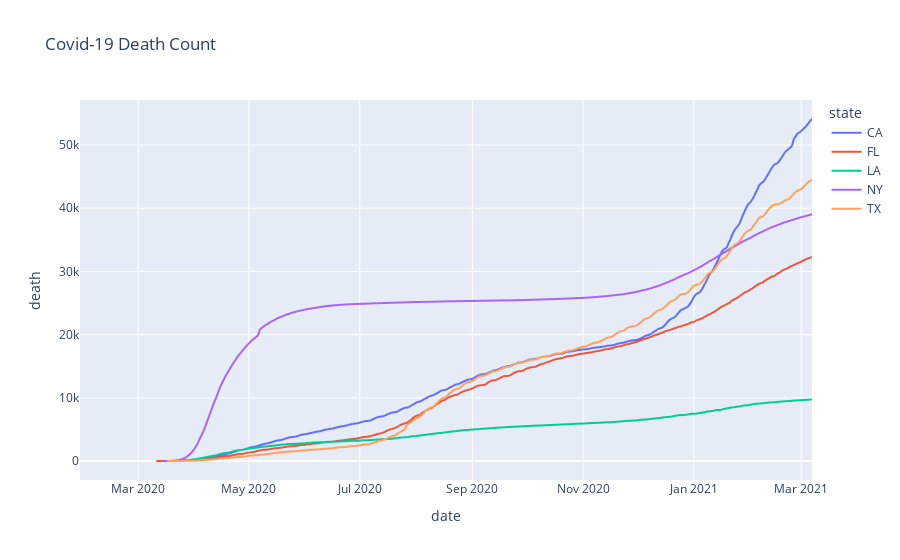

Notebook cell for this chart:
### Code cell
px.line(big_states_df, x="date", y="death", title="Covid-19 Death Count", color="state")

### Figure 1 — Plotly figure (JSON) as saved in the notebook; plotly's stock layout.template omitted (floating-point values rounded to 4 significant figures; data arrays with more than 128 entries replaced by an {"elided": "..."} marker saying what was removed)
{"data": [{"hovertemplate": "state=CA<br>date=%{x}<br>death=%{y}<extra></extra>", "legendgroup": "CA", "line": {"color": "#636efa", "dash": "solid"}, "marker": {"symbol": "circle"}, "mode": "lines", "name": "CA", "showlegend": true, "type": "scattergl", "x": {"elided": "369 str values"}, "xaxis": "x", "y": {"elided": "369 int values"}, "yaxis": "y"}, {"hovertemplate": "state=FL<br>date=%{x}<br>death=%{y}<extra></extra>", "legendgroup": "FL", "line": {"color": "#EF553B", "dash": "solid"}, "marker": {"symbol": "circle"}, "mode": "lines", "name": "FL", "showlegend": true, "type": "scattergl", "x": {"elided": "404 str values"}, "xaxis": "x", "y": {"elided": "404 int values"}, "yaxis": "y"}, {"hovertemplate": "state=LA<br>date=%{x}<br>death=%{y}<extra></extra>", "legendgroup": "LA", "line": {"color": "#00cc96", "dash": "solid"}, "marker": {"symbol": "circle"}, "mode": "lines", "name": "LA", "showlegend": true, "type": "scattergl", "x": {"elided": "366 str values"}, "xaxis": "x", "y": {"elided": "366 int values"}, "yaxis": "y"}, {"hovertemplate": "state=NY<br>date=%{x}<br>death=%{y}<extra></extra>", "legendgroup": "NY", "line": {"color": "#ab63fa", "dash": "solid"}, "marker": {"symbol": "circle"}, "mode": "lines", "name": "NY", "showlegend": true, "type": "scattergl", "x": {"elided": "371 str values"}, "xaxis": "x", "y": {"elided": "371 int values"}, "yaxis": "y"}, {"hovertemplate": "state=TX<br>date=%{x}<br>death=%{y}<extra></extra>", "legendgroup": "TX", "line": {"color": "#FFA15A", "dash": "solid"}, "marker": {"symbol": "circle"}, "mode": "lines", "name": "TX", "showlegend": true, "type": "scattergl", "x": {"elided": "370 str values"}, "xaxis": "x", "y": {"elided": "370 int values"}, "yaxis": "y"}], "layout": {"legend": {"title": {"text": "state"}, "tracegroupgap": 0}, "title": {"text": "Covid-19 Death Count"}, "xaxis": {"anchor": "y", "domain": [0, 1], "title": {"text": "date"}}, "yaxis": {"anchor": "x", "domain": [0, 1], "title": {"text": "death"}}}}
